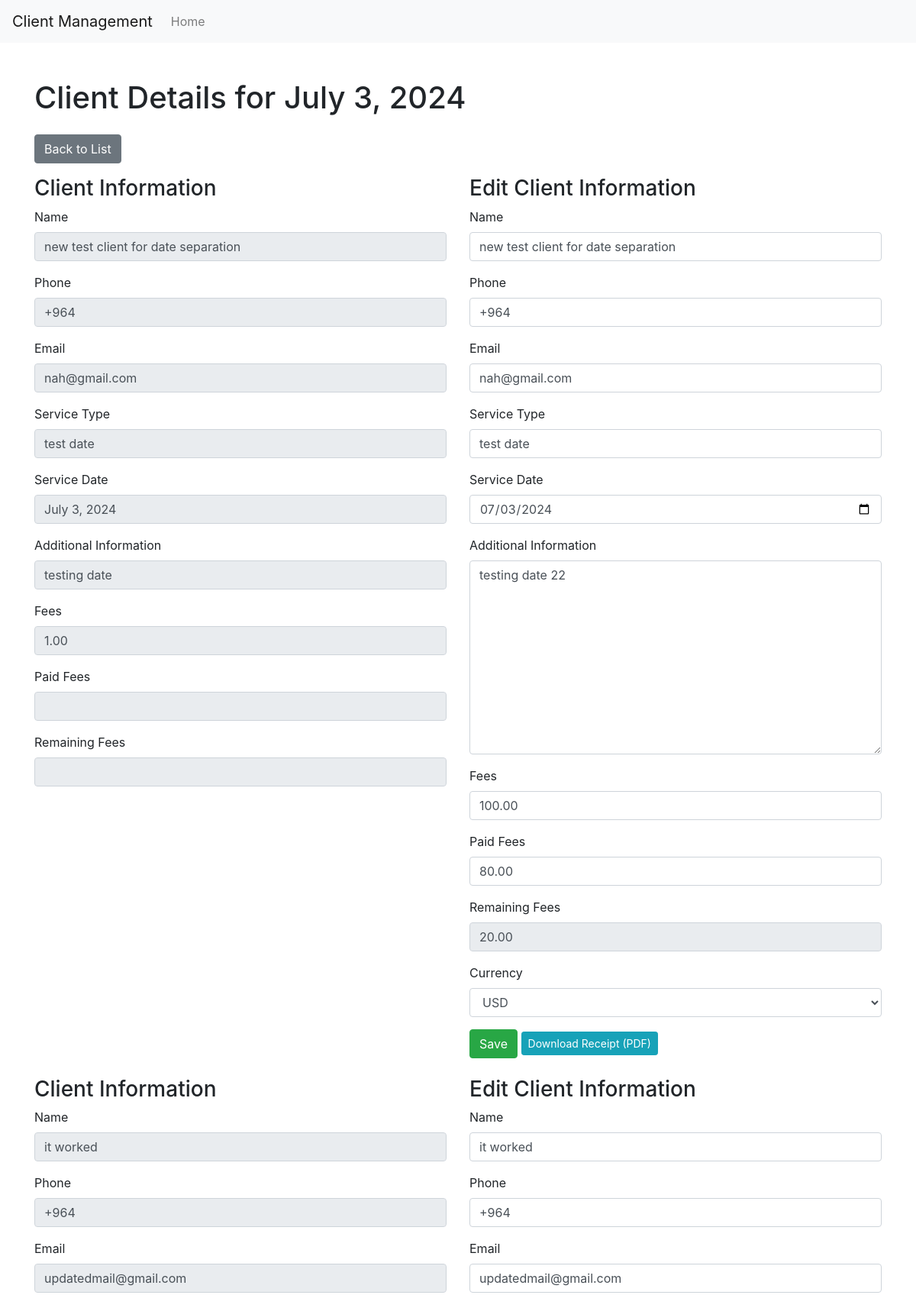
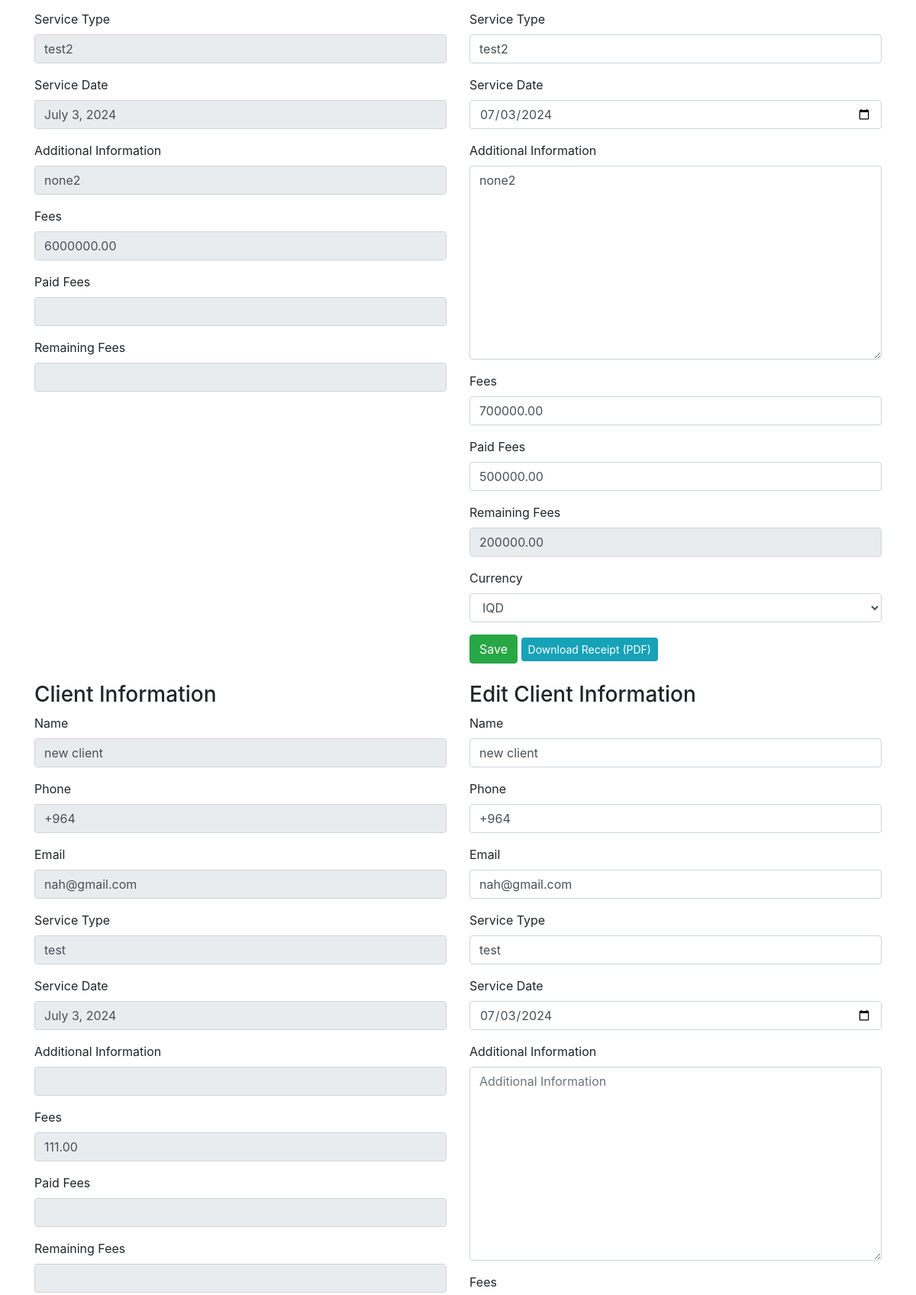
The page /clients/12/ (upper part) on the database its author committed (2 pictures, top to bottom).
### clients/models.py (models this page shows, shortened)
class Client(models.Model):
    name = models.CharField(max_length=100)
    phone = models.CharField(max_length=15)
    email = models.EmailField()
    service_type = models.CharField(max_length=100)
    service_date = models.DateField()
    additional_info = models.TextField(blank=True, null=True)
    fees = models.DecimalField(max_digits=10, decimal_places=2, blank=True, null=True)
    paid_fees = models.DecimalField(max_digits=10, decimal_places=2, blank=True, null=True)
    remaining_fees = models.DecimalField(max_digits=10, decimal_places=2, blank=True, null=True)
    currency = models.CharField(max_length=3, choices=[('USD', 'USD'), ('IQD', 'IQD')], default='USD')
    created_at = models.DateTimeField(auto_now_add=True)
    initial_name = models.CharField(max_length=100, blank=True, null=True)
    initial_phone = models.CharField(max_length=15, blank=True, null=True)
    initial_email = models.EmailField(blank=True, null=True)
    initial_service_type = models.CharField(max_length=100, blank=True, null=True)
    initial_service_date = models.DateField(blank=True, null=True)
    initial_additional_info = models.TextField(blank=True, null=True)
    initial_fees = models.DecimalField(max_digits=10, decimal_places=2, blank=True, null=True)

### clients/views.py (the view)
# urls.py: path('<int:pk>/', client_detail, name='client_detail'),
def client_detail(request, pk):
    client = get_object_or_404(Client, pk=pk)
    today = timezone.localtime().date()
    clients = Client.objects.filter(service_date=client.service_date)
    if request.method == 'POST':
        form = ClientForm(request.POST, instance=client)
        if form.is_valid():
            form.save()
            return redirect('client_detail', pk=client.pk)
    else:
        form = ClientForm(instance=client)
    client_forms = [(client, ClientForm(instance=client)) for client in clients]
    context = {
        'clients': clients,
        'client_forms': client_forms,
    }
    return render(request, 'clients/client_detail.html', context)

### clients/templatetags/add_class.py (called while the page is built)
@register.filter(name='add_class')
def add_class(field, css_class):
    if field is None:
        return ''
    return field.as_widget(attrs={"class": css_class})

### clients/templates/clients/client_detail.html (shortened to what this page needs)
{% extends "clients/base.html" %}
{% load add_class %}
{% block content %}
<div class="mt-5">
    <h1 class="mb-4">Client Details for {{ clients.0.service_date }}</h1>
    <div class="row mb-3">
        <div class="col-md-12">
            <a href="{% url 'client_list' %}" class="btn btn-secondary">Back to List</a>
        </div>
    </div>
    {% for client, form in client_forms %}
    <div class="client-section mb-4">
        <div class="row">
            <div class="col-md-6">
                <h3>Client Information</h3>
                <div class="form-group">
                    <label for="name_{{ client.pk }}">Name</label>
                    <input type="text" id="name_{{ client.pk }}" class="form-control" value="{{ client.initial_name }}" readonly>
                </div>
                <div class="form-group">
                    <label for="phone_{{ client.pk }}">Phone</label>
                    <input type="text" id="phone_{{ client.pk }}" class="form-control" value="{{ client.initial_phone }}" readonly>
                </div>
                <div class="form-group">
                    <label for="email_{{ client.pk }}">Email</label>
                    <input type="text" id="email_{{ client.pk }}" class="form-control" value="{{ client.initial_email }}" readonly>
                </div>
                <div class="form-group">
                    <label for="service_type_{{ client.pk }}">Service Type</label>
                    <input type="text" id="service_type_{{ client.pk }}" class="form-control" value="{{ client.initial_service_type }}" readonly>
                </div>
                <div class="form-group">
                    <label for="service_date_{{ client.pk }}">Service Date</label>
                    <input type="text" id="service_date_{{ client.pk }}" class="form-control" value="{{ client.initial_service_date }}" readonly>
                </div>
                <div class="form-group">
                    <label for="additional_info_{{ client.pk }}">Additional Information</label>
                    <input type="text" id="additional_info_{{ client.pk }}" class="form-control" value="{{ client.initial_additional_info }}" readonly>
                </div>
                <div class="form-group">
                    <label for="fees_{{ client.pk }}">Fees</label>
                    <input type="text" id="fees_{{ client.pk }}" class="form-control" value="{{ client.initial_fees }}" readonly>
                </div>
                <div class="form-group">
                    <label for="paid_fees_{{ client.pk }}">Paid Fees</label>
                    <input type="text" id="paid_fees_{{ client.pk }}" class="form-control" value="{{ client.initial_paid_fees }}" readonly>
                </div>
                <div class="form-group">
                    <label for="remaining_fees_{{ client.pk }}">Remaining Fees</label>
                    <input type="text" id="remaining_fees_{{ client.pk }}" class="form-control" value="{{ client.initial_remaining_fees }}" readonly>
                </div>
            </div>
            <div class="col-md-6">
                <h3>Edit Client Information</h3>
                <form method="post" action="{% url 'client_detail' pk=client.pk %}">
                    <div class="form-group">
                        <label for="{{ form.name.id_for_label }}">Name</label>
                        {{ form.name|add_class:"form-control" }}
                    </div>
                    <div class="form-group">
                        <label for="{{ form.phone.id_for_label }}">Phone</label>
                        {{ form.phone|add_class:"form-control" }}
                    </div>
                    <div class="form-group">
                        <label for="{{ form.email.id_for_label }}">Email</label>
                        {{ form.email|add_class:"form-control" }}
                    </div>
                    <div class="form-group">
                        <label for="{{ form.service_type.id_for_label }}">Service Type</label>
                        {{ form.service_type|add_class:"form-control" }}
                    </div>
                    <div class="form-group">
                        <label for="{{ form.service_date.id_for_label }}">Service Date</label>
                        {{ form.service_date|add_class:"form-control" }}
                    </div>
                    <div class="form-group">
                        <label for="{{ form.additional_info.id_for_label }}">Additional Information</label>
                        {{ form.additional_info|add_class:"form-control" }}
                    </div>
                    <div class="form-group">
                        <label for="id_fees_{{ client.pk }}">Fees</label>
                        <input type="number" id="id_fees_{{ client.pk }}" name="fees" class="form-control" value="{{ client.fees }}">
                    </div>
                    <div class="form-group">
                        <label for="id_paid_fees_{{ client.pk }}">Paid Fees</label>
                        <input type="number" id="id_paid_fees_{{ client.pk }}" name="paid_fees" class="form-control" value="{{ client.paid_fees }}">
                    </div>
                    <div class="form-group">
                        <label for="id_remaining_fees_{{ client.pk }}">Remaining Fees</label>
                        <input type="number" id="id_remaining_fees_{{ client.pk }}" name="remaining_fees" class="form-control" readonly>
                    </div>
                    <div class="form-group">
                        <label for="{{ form.currency.id_for_label }}">Currency</label>
                        {{ form.currency|add_class:"form-control" }}
                    </div>
                <button type="submit" class="btn btn-success">Save</button>
                <a href="{% url 'client_receipt_pdf' client.pk %}" class="btn btn-info btn-sm">Download Receipt (PDF)</a>
            </form>
        </div>
    </div>
</div>
{% endfor %}
</div>
{% endblock %}

### rows shown on the page
Client: service_date "July 3, 2024", initial_name "new test client for date separation", initial_phone "+964", initial_email "nah@gmail.com", initial_service_type "test date", initial_service_date "July 3, 2024", initial_additional_info "testing date", initial_fees "1.00", name "new test client for date separation", phone "+964", email "nah@gmail.com", service_type "test date", service_date "07/03/2024", additional_info "testing date 22", fees "100.00", paid_fees "80.00", currency "USD"
Client: initial_name "it worked", initial_phone "+964", initial_email "updatedmail@gmail.com", initial_service_type "test2", initial_service_date "July 3, 2024", initial_additional_info "none2", initial_fees "6000000.00", name "it worked", phone "+964", email "updatedmail@gmail.com", service_type "test2", service_date "07/03/2024", additional_info "none2", fees "700000.00", paid_fees "500000.00", currency "IQD"
Client: initial_name "new client", initial_phone "+964", initial_email "nah@gmail.com", initial_service_type "test", initial_service_date "July 3, 2024", initial_fees "111.00", name "new client", phone "+964", email "nah@gmail.com", service_type "test", service_date "07/03/2024"
